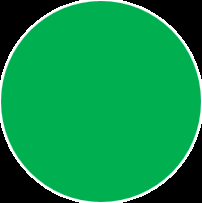
#> input picture app/src/assets/img/shapes/circle.png, 202 x 203 px; its folder holds only this picture in this run
$ python -i geometric_figure.py   (imports and definitions only)   (older library calls are emulated)
#> lines starting #> are read from the running program, lines starting #| are printed output that depends on the picture; after the words box and inside, x2 and y2 are one past the last pixel; in counts of white or black regions, pixels touching at a corner belong together
### ai/src/utils/preprocess.py
import cv2
from typing import Tuple
import numpy as np
from scipy.ndimage import label


def normalize(image: np.ndarray) -> np.ndarray:
    image = image - np.min(image)
    max_value = np.max(image)
    if max_value != 0:
        image = image / max_value
    return image


def remove_stain(image: np.ndarray, min_size: int) -> np.ndarray:
    # Rotula as regiões conectadas de pixels brancos
    labels, number_of_labels = label(image)
    # Conta o número de pixels brancos em cada região
    count = np.bincount(labels.flatten())[1:]
    # Elimina as regiões com poucos pixels brancos
    mask = np.zeros_like(labels, dtype=np.bool)
    for i in range(1, number_of_labels+1):
        if count[i-1] >= min_size:
            mask |= labels == i
    # Aplica a máscara para remover as manchas
    image_without_stain = np.zeros_like(image)
    image_without_stain[mask] = image[mask]
    return image_without_stain


def add_noise(image_array: np.ndarray, proportion: float, group_size: int) -> np.ndarray:
    """Adiciona ruído preto aleatório em grupos de pixels em uma imagem numpy.

    Args:
        image_array (np.ndarray): Array numpy da imagem.
        proportion (float): A proporção de grupos de pixels pretos a serem adicionados, deve estar entre 0 e 1.
        group_size (int): O tamanho dos grupos de pixels de ruído.

    Returns:
        np.ndarray: A imagem com grupos de pixels de ruído preto adicionados.
    """
    assert 0 <= proportion <= 1, "A proporção deve estar entre 0 e 1."
    assert group_size > 0, "O tamanho do grupo deve ser positivo."

    # Calcula o número de grupos de pixels pretos a serem adicionados.
    num_groups = int(proportion * image_array.size / group_size)

    # Cria um array de índices aleatórios para os grupos.
    indices = np.random.choice(image_array.size // group_size, size=num_groups, replace=False)

    # Converte os índices em coordenadas (linha, coluna) do canto superior esquerdo do grupo.
    coords = np.unravel_index(indices * group_size, shape=image_array.shape)

    # Define os valores dos pixels nos grupos selecionados para preto.
    for i in range(num_groups):
        image_array[coords[0][i]:coords[0][i]+group_size, coords[1][i]:coords[1][i]+group_size] = 0

    return image_array


def add_random_polygon(image_array: np.ndarray, polygon_shape: Tuple[int, int]) -> np.ndarray:
    # cria uma cópia da imagem para modificar
    polygon_image = np.zeros(polygon_shape, dtype=float)

    # gera um número aleatório entre 3 e 10 para o número de vértices
    num_vertices = np.random.randint(3, 10)

    # gera um conjunto aleatório de coordenadas para os vértices
    vertices = np.random.randint(0, polygon_image.shape[0], size=(num_vertices, 2))

    # desenha o polígono na imagem
    cv2.fillPoly(polygon_image, [vertices], 1)

    # adicionar o polígono à imagem original em uma posição aleatória
    image_array_copy = image_array.copy()
    left = np.random.randint(0, image_array.shape[1] - polygon_shape[1])
    top = np.random.randint(0, image_array.shape[0] - polygon_shape[0])
    image_array_copy[top:top+polygon_shape[0], left:left+polygon_shape[1]][polygon_image == 1] = 0
    return image_array_copy


def get_similarity(image_array_1: np.ndarray, image_array_2: np.ndarray) -> float:
    return np.sum(image_array_1 == image_array_2) / image_array_1.size


def get_white_pixels(image_array: np.ndarray) -> int:
    return np.sum(image_array == 1)


def is_black_image(image_array: np.ndarray) -> bool:
    white_pixels = np.sum(image_array == 1)
    return white_pixels == 0


def is_similar(image_array_1: np.ndarray, image_array_2: np.ndarray, threshold: float = 0.998) -> bool:
    similarity = np.sum(image_array_1 == image_array_2) / image_array_1.size
    return similarity >= threshold

### ai/src/services/geometric_figure.py
import json
import math
import os
from concurrent.futures import ThreadPoolExecutor
from copy import deepcopy
from typing import List, Optional, Tuple

import numpy as np
from matplotlib import pyplot as plt
from PIL import Image

from src.models.geometric_figure import GeometricFigure
from src.models.geometric_figure_from_json import GeometricFigureFromJSON
from src.utils import preprocess

memorized_geometric_figures: Optional[List[GeometricFigure]] = None


# [32 lines left out: functions load_image, get_geometric_figures, not called in this run]


def damage_image(image_array: np.ndarray) -> np.ndarray:
    image_array_preprocessed = preprocess_input(image_array)
    x = image_array_preprocessed.copy()

    for _ in range(100):
        x = preprocess.add_random_polygon(x, np.random.randint(10, 20, 2))
        x = preprocess.remove_stain(x, x.size*0.01)
        if not preprocess.is_similar(x, image_array_preprocessed):
            break

    if np.random.rand() < 0.5:
        x = preprocess.add_noise(x, 0.01, np.random.randint(2, 4))

    if preprocess.is_black_image(x) or preprocess.is_similar(x, image_array_preprocessed):
        x = image_array_preprocessed.copy()
        for i in range(100):
            noise_proportion = 0.001 * (i + 1)
            noise_group_size = np.random.randint(2, 4)
            x = preprocess.add_noise(x, noise_proportion, noise_group_size)
            x = preprocess.remove_stain(x, x.size*0.01)
            if not preprocess.is_black_image(x) and not preprocess.is_similar(x, image_array_preprocessed):
                break

    x = preprocess_input(x)
    return x


def discard_geometric_figures_with_black_image(geometric_figures: List[GeometricFigure]) -> List[GeometricFigure]:
    return [gf for gf in geometric_figures if not preprocess.is_black_image(gf['image'])]


# [21 lines left out: functions create_damaged_geometric_figures, add_damaged_geometric_figures, not called in this run]


def preprocess_input(image: np.ndarray) -> np.ndarray:
    x = image.copy()
    if x.shape[2] == 3:
        x = x[:, :, 1:2]
    x = preprocess.normalize(x)
    x = x**10
    x = preprocess.normalize(x)
    x = np.heaviside(x - 0.15, 1)
    x_size = x.shape[0] * x.shape[1]
    min_size_remove_stain = x_size*0.011444091796875
    x = preprocess.remove_stain(x, min_size_remove_stain)
    x = preprocess.normalize(x)
    return x


# [59 lines left out: functions get_train_test_validation_split, get_input_and_output, geometric_figure_to_category_number, prediction_to_category, not called in this run]


def prediction_to_is_failed(y_pred: np.ndarray) -> bool:
    return prediction_to_category(y_pred).startswith('failed')


# [25 lines left out: functions plot_geometric_figures, plot_geometric_figures_processed, not called in this run]

>>> import cv2
>>> picture = cv2.imread('../../../app/src/assets/img/shapes/circle.png')
#> picture is the input picture: shape (203, 202, 3); mean B, G, R 71.8, 145.6, 10.2
>>> result = damage_image(picture)
#> in preprocess_input, `x = x[:, :, 1:2]`:
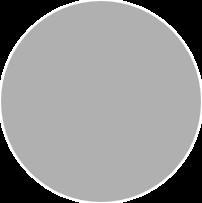
#> x: shape (203, 202, 1); min 0, max 255, mean 145.6
#> in normalize, `max_value = np.max(image)`: max_value = 255
#> in preprocess_input, `x = x**10`:
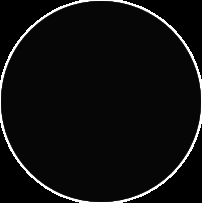
#> x: shape (203, 202, 1) float64; min 0, max 1, mean 0.055
#> in preprocess_input, `x = np.heaviside(x - 0.15, 1)`:
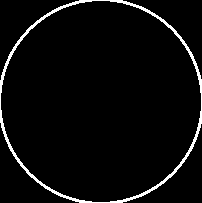
#> x: shape (203, 202, 1) float64; values 0 (black) and 1 (white), 4.1% white in thin lines or dots
#> in remove_stain, `labels, number_of_labels = label(image)`: number_of_labels = 1
#> in remove_stain, `count = np.bincount(labels.flatten())[1:]`: count = [1690]
#> the loop in damage_image, `for _ in range(100):` made 41 passes
#> (left in add_random_polygon, top in add_random_polygon, number_of_labels in remove_stain, count in remove_stain, similarity in is_similar) on passes 1 to 12: (140, 58, 1, [1690], 1), (147, 142, 1, [1690], 1), (164, 53, 1, [1690], 1), (31, 120, 1, [1690], 1), (140, 121, 1, [1690], 1), (163, 95, 1, [1690], 1), (112, 149, 1, [1690], 1), (50, 155, 1, [1690], 1), (3, 94, 1, [1690], 1), (180, 67, 1, [1690], 1), (161, 104, 1, [1690], 1), (129, 118, 1, [1690], 1)
#> after the loop in damage_image, `for _ in range(100):`:
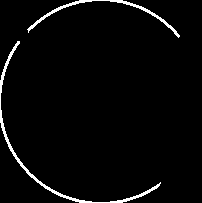
#> x: shape (203, 202, 1) float64; values 0 (black) and 1 (white), 3% white in thin lines or dots, all inside (x1, y1, x2, y2) = (0, 0, 180, 203)
#> in add_noise, `num_groups = int(proportion * image_array.size / group_size)`: num_groups = 205
#> in add_noise, `indices = np.random.choice(image_array.size // group_size, size=num_gr..`: indices = 205 values, max 20309 at index 164, min 221 at index 31, mean 10367.1
#> in is_black_image, `white_pixels = np.sum(image_array == 1)`: white_pixels = 1195
#> in preprocess_input (call 2), `x = preprocess.remove_stain(x, min_size_remove_stain)`:
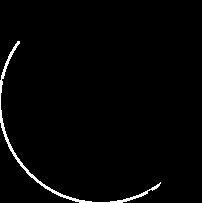
#> x: shape (203, 202, 1) float64; values 0 (black) and 1 (white), 1.8% white; 1 white region, box (x1, y1, x2, y2) and area: (0, 41, 161, 203) 742

$ run again, on app/src/assets/img/shapes/failed-square.png
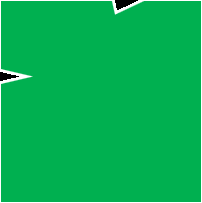
#> input picture app/src/assets/img/shapes/failed-square.png, 202 x 203 px
#> picture is the input picture: shape (203, 202, 3); mean B, G, R 84, 177.1, 6.5
#> max_value = 255
#> in preprocess_input, `x = np.heaviside(x - 0.15, 1)`:
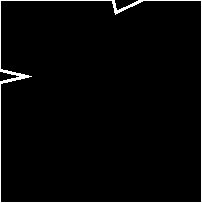
#> x: shape (203, 202, 1) float64; values 0 (black) and 1 (white), 2.6% white in thin lines or dots
#> number_of_labels = 1
#> count = [1054]
#> the loop in damage_image, `for _ in range(100):` made 100 passes
#> (left in add_random_polygon, top in add_random_polygon, count in remove_stain) on passes 1 to 8: (140, 58, [1054]), (147, 142, [1054]), (164, 53, [1054]), (31, 120, [1054]), (140, 121, [1054]), (163, 95, [1054]), (112, 149, [1054]), (50, 155, [1054])
#> white_pixels = 1050
#> the loop in damage_image, `for i in range(100):` made 4 passes
#> (noise_proportion, num_groups in add_noise, number_of_labels in remove_stain, count in remove_stain, white_pixels in is_black_image, similarity in is_similar) on passes 2 to 4: (0.002, 27, 1, [1054], 1054, 1), (0.003, 41, 1, [1051], 1051, 1), (0.004, 82, 4, [491, 455, 78, 20], 946, 0.997)
#> in preprocess_input (call 2), `x = preprocess.remove_stain(x, min_size_remove_stain)`:
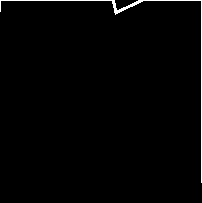
#> x: shape (203, 202, 1) float64; values 0 (black) and 1 (white), 1.2% white in thin lines or dots
